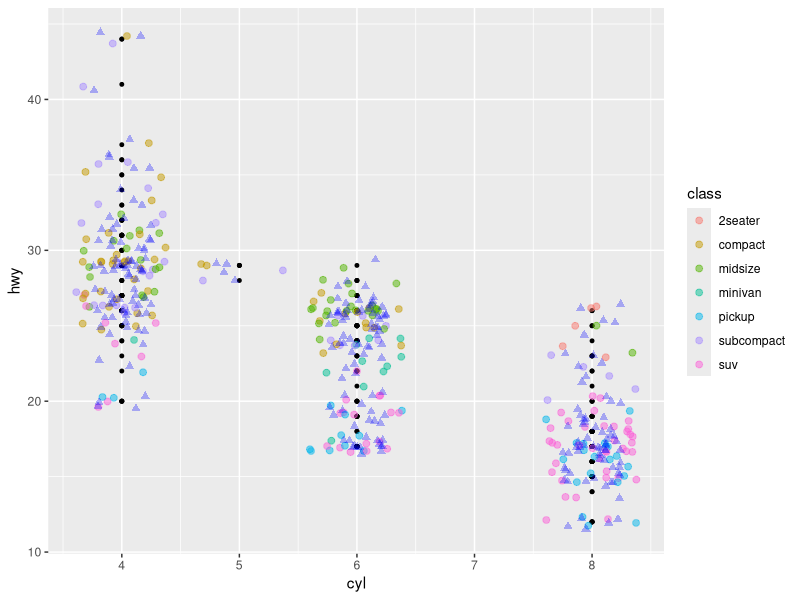

Recreate this plot in R.
## ---- chunk 1
knitr::opts_chunk$set(echo = TRUE)
## ---- chunk 2
library(ggplot2)
p <- ggplot(mpg, aes(cyl, hwy))
p + geom_point(size = 1) + 
  geom_jitter(aes(colour = class),size = 2,alpha = 0.5) + 
  geom_jitter(colour= "blue",width = 0.25, height = 0.5,alpha = 0.3,shape = 17,size = 2)
